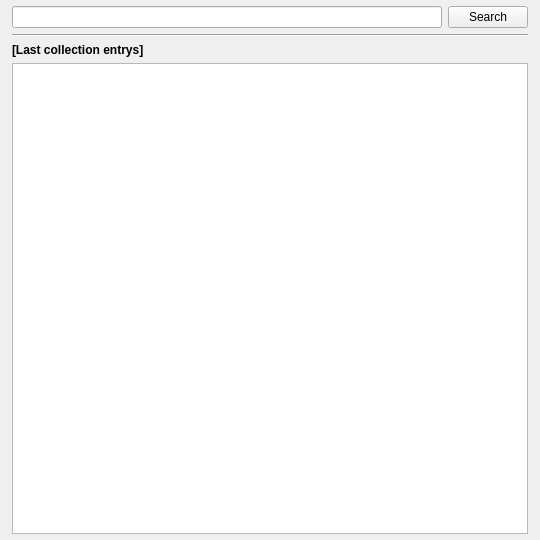
<?xml version="1.0" encoding="UTF-8"?>
<ui version="4.0">
 <class>Form</class>
 <widget class="QWidget" name="Form">
  <property name="geometry">
   <rect>
    <x>0</x>
    <y>0</y>
    <width>540</width>
    <height>540</height>
   </rect>
  </property>
  <property name="windowTitle">
   <string>Form</string>
  </property>
  <layout class="QVBoxLayout" name="verticalLayout_2">
   <property name="margin">
    <number>0</number>
   </property>
   <item>
    <widget class="QWidget" name="topbar" native="true"/>
   </item>
   <item>
    <layout class="QVBoxLayout" name="verticalLayout_3">
     <property name="leftMargin">
      <number>12</number>
     </property>
     <property name="rightMargin">
      <number>12</number>
     </property>
     <item>
      <layout class="QHBoxLayout" name="horizontalLayout">
       <item>
        <widget class="QLineEdit" name="lSearch"/>
       </item>
       <item>
        <widget class="QPushButton" name="bSearch">
         <property name="text">
          <string>Search</string>
         </property>
        </widget>
       </item>
      </layout>
     </item>
     <item>
      <widget class="Line" name="line_3">
       <property name="orientation">
        <enum>Qt::Horizontal</enum>
       </property>
      </widget>
     </item>
     <item>
      <widget class="QLabel" name="lLastItems">
       <property name="font">
        <font>
         <weight>75</weight>
         <bold>true</bold>
        </font>
       </property>
       <property name="text">
        <string notr="true">[Last collection entrys]</string>
       </property>
       <property name="textInteractionFlags">
        <set>Qt::NoTextInteraction</set>
       </property>
      </widget>
     </item>
     <item>
      <widget class="QListWidget" name="listWidget"/>
     </item>
    </layout>
   </item>
   <item>
    <widget class="QWidget" name="toolbar" native="true"/>
   </item>
  </layout>
 </widget>
 <resources>
  <include location="img/img.qrc"/>
 </resources>
 <connections>
  <connection>
   <sender>lSearch</sender>
   <signal>returnPressed()</signal>
   <receiver>bSearch</receiver>
   <slot>click()</slot>
   <hints>
    <hint type="sourcelabel">
     <x>185</x>
     <y>27</y>
    </hint>
    <hint type="destinationlabel">
     <x>401</x>
     <y>29</y>
    </hint>
   </hints>
  </connection>
 </connections>
</ui>
